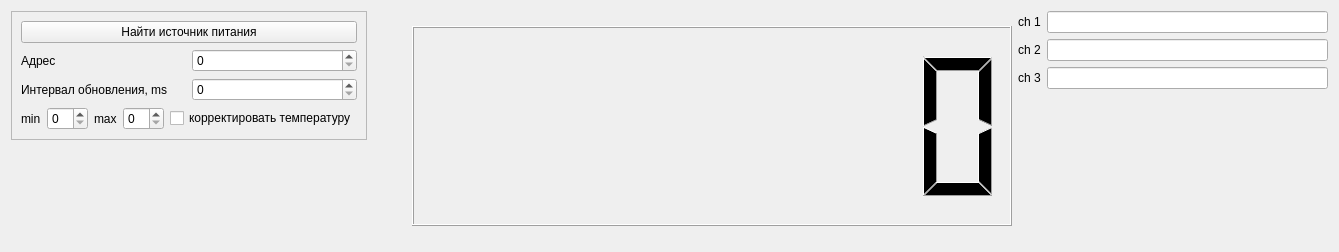
<?xml version="1.0" encoding="UTF-8"?>
<ui version="4.0">
 <class>B588</class>
 <widget class="QWidget" name="B588">
  <property name="geometry">
   <rect>
    <x>0</x>
    <y>0</y>
    <width>1339</width>
    <height>252</height>
   </rect>
  </property>
  <property name="sizePolicy">
   <sizepolicy hsizetype="Fixed" vsizetype="Fixed">
    <horstretch>0</horstretch>
    <verstretch>0</verstretch>
   </sizepolicy>
  </property>
  <property name="windowTitle">
   <string>Dialog</string>
  </property>
  <layout class="QVBoxLayout" name="verticalLayout_5">
   <item>
    <layout class="QHBoxLayout" name="horizontalLayout_3">
     <item>
      <layout class="QVBoxLayout" name="verticalLayout">
       <item>
        <widget class="QFrame" name="frame">
         <property name="sizePolicy">
          <sizepolicy hsizetype="Preferred" vsizetype="Fixed">
           <horstretch>0</horstretch>
           <verstretch>0</verstretch>
          </sizepolicy>
         </property>
         <property name="frameShape">
          <enum>QFrame::StyledPanel</enum>
         </property>
         <property name="frameShadow">
          <enum>QFrame::Raised</enum>
         </property>
         <layout class="QVBoxLayout" name="verticalLayout_3">
          <item>
           <layout class="QHBoxLayout" name="horizontalLayout_4">
            <item>
             <widget class="QPushButton" name="btn_find_device">
              <property name="text">
               <string>Найти источник питания</string>
              </property>
             </widget>
            </item>
           </layout>
          </item>
          <item>
           <layout class="QHBoxLayout" name="horizontalLayout_5">
            <item>
             <widget class="QLabel" name="label_2">
              <property name="text">
               <string>Адрес</string>
              </property>
             </widget>
            </item>
            <item>
             <widget class="QSpinBox" name="sb_address"/>
            </item>
           </layout>
          </item>
          <item>
           <layout class="QHBoxLayout" name="horizontalLayout">
            <item>
             <widget class="QLabel" name="label">
              <property name="text">
               <string>Интервал обновления, ms</string>
              </property>
             </widget>
            </item>
            <item>
             <widget class="QSpinBox" name="sb_interval"/>
            </item>
           </layout>
          </item>
          <item>
           <layout class="QHBoxLayout" name="horizontalLayout_7">
            <item>
             <widget class="QLabel" name="label_3">
              <property name="text">
               <string>min</string>
              </property>
             </widget>
            </item>
            <item>
             <widget class="QSpinBox" name="sb_min_temp"/>
            </item>
            <item>
             <widget class="QLabel" name="label_4">
              <property name="text">
               <string>max</string>
              </property>
             </widget>
            </item>
            <item>
             <widget class="QSpinBox" name="sb_max_temp"/>
            </item>
            <item>
             <widget class="QCheckBox" name="cb_correct_temperature">
              <property name="text">
               <string>корректировать температуру</string>
              </property>
             </widget>
            </item>
           </layout>
          </item>
         </layout>
        </widget>
       </item>
       <item>
        <spacer name="verticalSpacer_2">
         <property name="orientation">
          <enum>Qt::Vertical</enum>
         </property>
         <property name="sizeHint" stdset="0">
          <size>
           <width>20</width>
           <height>40</height>
          </size>
         </property>
        </spacer>
       </item>
      </layout>
     </item>
     <item>
      <layout class="QHBoxLayout" name="horizontalLayout_2">
       <item>
        <layout class="QVBoxLayout" name="verticalLayout_2">
         <item>
          <widget class="QPushButton" name="btn_power">
           <property name="sizePolicy">
            <sizepolicy hsizetype="Fixed" vsizetype="Fixed">
             <horstretch>0</horstretch>
             <verstretch>0</verstretch>
            </sizepolicy>
           </property>
           <property name="minimumSize">
            <size>
             <width>33</width>
             <height>70</height>
            </size>
           </property>
           <property name="styleSheet">
            <string notr="true">QPushButton#btn_power { 
            image: url(:/power_knock/image/black/off.png); 
            border-style: inset; 
} 
            QPushButton#btn_power:checked { 
            image: url(:/power_knock/image/green/on.png); 
            border-style: inset; 
}
</string>
           </property>
           <property name="checkable">
            <bool>true</bool>
           </property>
          </widget>
         </item>
         <item>
          <spacer name="verticalSpacer">
           <property name="orientation">
            <enum>Qt::Vertical</enum>
           </property>
           <property name="sizeHint" stdset="0">
            <size>
             <width>20</width>
             <height>40</height>
            </size>
           </property>
          </spacer>
         </item>
        </layout>
       </item>
       <item>
        <widget class="QLCDNumber" name="lcd_temperatute">
         <property name="sizePolicy">
          <sizepolicy hsizetype="Fixed" vsizetype="Fixed">
           <horstretch>0</horstretch>
           <verstretch>0</verstretch>
          </sizepolicy>
         </property>
         <property name="minimumSize">
          <size>
           <width>600</width>
           <height>200</height>
          </size>
         </property>
         <property name="digitCount">
          <number>7</number>
         </property>
        </widget>
       </item>
      </layout>
     </item>
     <item>
      <layout class="QVBoxLayout" name="verticalLayout_4">
       <item>
        <layout class="QGridLayout" name="gridLayout">
         <item row="0" column="0">
          <widget class="QLabel" name="label_5">
           <property name="text">
            <string>ch 1</string>
           </property>
          </widget>
         </item>
         <item row="1" column="0">
          <widget class="QLabel" name="label_6">
           <property name="text">
            <string>ch 2</string>
           </property>
          </widget>
         </item>
         <item row="2" column="0">
          <widget class="QLabel" name="label_7">
           <property name="text">
            <string>ch 3</string>
           </property>
          </widget>
         </item>
         <item row="0" column="1">
          <widget class="QLineEdit" name="le_channel_1"/>
         </item>
         <item row="1" column="1">
          <widget class="QLineEdit" name="le_channel_2"/>
         </item>
         <item row="2" column="1">
          <widget class="QLineEdit" name="le_channel_3"/>
         </item>
        </layout>
       </item>
       <item>
        <spacer name="verticalSpacer_3">
         <property name="orientation">
          <enum>Qt::Vertical</enum>
         </property>
         <property name="sizeHint" stdset="0">
          <size>
           <width>20</width>
           <height>40</height>
          </size>
         </property>
        </spacer>
       </item>
      </layout>
     </item>
    </layout>
   </item>
   <item>
    <layout class="QVBoxLayout" name="grapher_layout"/>
   </item>
  </layout>
 </widget>
 <resources/>
 <connections/>
</ui>
